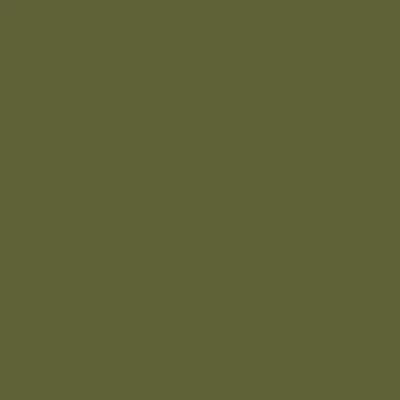
Frame 1 (no input)
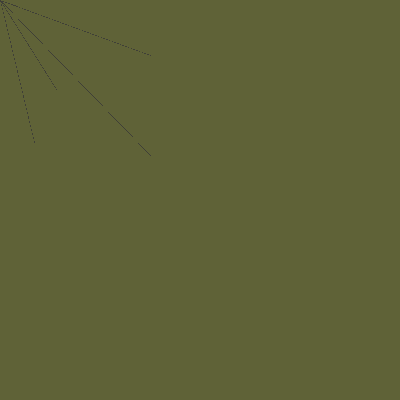
Frame 60 (the mouse pressed at the canvas centre just before this capture)
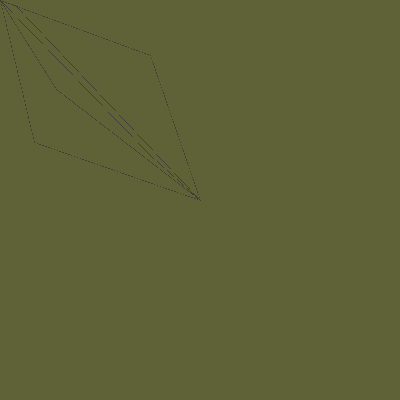
Frame 120 (the mouse held since frame 60 and released just before this capture)

The Processing sketch that drew these frames (run headless with seeded random() and noise(); from frame 60 on, the mouse is pressed at the canvas centre):

// Processing sketch: processing_14056
// ── processing_14056.pde

void setup() {
  size(400,400);
  background(95,98,55,89);
} 
void draw() {
  //background(192, 64, 80);
  line(150, 25, mouseX, mouseY, mouseX, mouseY);
  stroke(5,12,45,2);
  line(150, 55, mouseX, mouseY);
  line(150, 155, mouseX, mouseY);
  line(15, 5, mouseX, mouseY);
  line(80, 125, mouseX, mouseY, mouseX, mouseY);
  line(34,142, mouseY, mouseX); 
  line(56,89, mouseX, mouseY);
}
//the code in mousePressed() is only executed when the mouse button is pressed
void mousePressed() {
  stroke(0);
  fill(55,34,25,20);
  triangle(mouseX,mouseY,32,3,34,mouseX);
  ellipse(200,200,random(200),random(200));
}
  
//the code in kePressed() is only executed when a keyboard key is pressed
void keyPressed() {
  background(70,80,52,7);
}         
                
